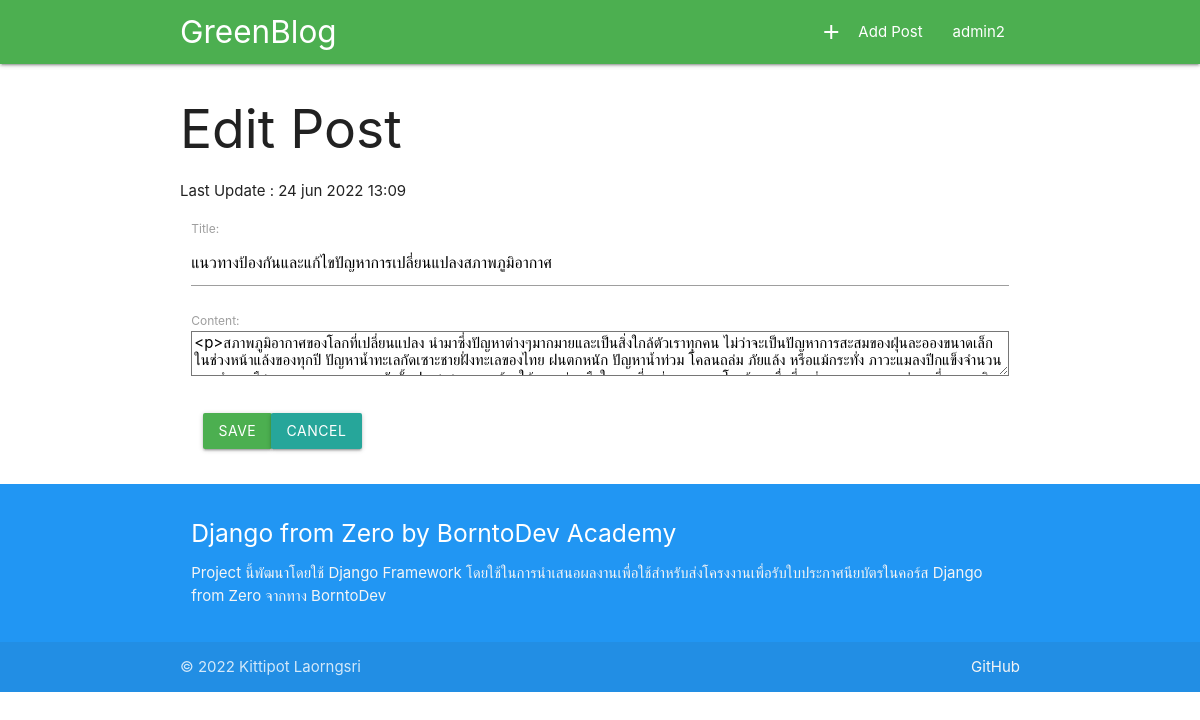
Page /manage/editpost/8 (signed in) on the earlier database version.
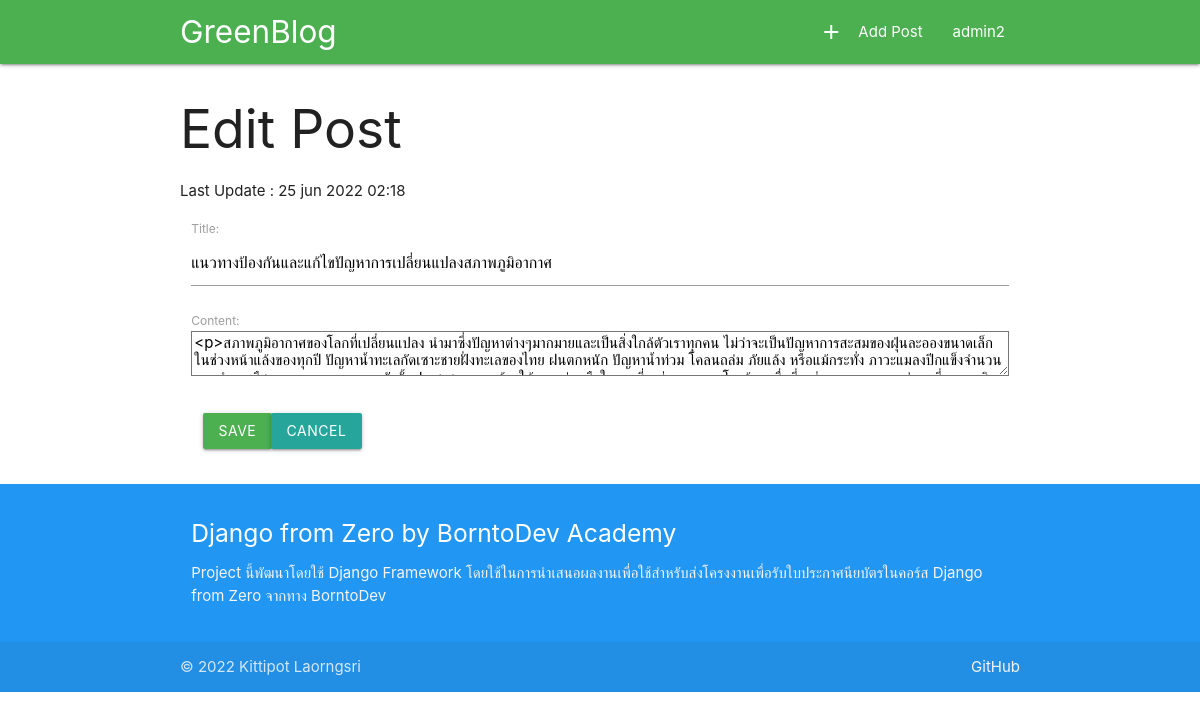
Same page on the later database version.
### main/models.py (models this page shows, shortened)
class ListTweet(models.Model):
    title = models.CharField(max_length=255,null=False)
    content = RichTextField(blank=True,null=True)
    user = models.ForeignKey(User, on_delete=models.CASCADE, null=True)
    status = models.BooleanField(default=True)
    create_date = models.DateTimeField(auto_now=False, null=True)
    updated_date = models.DateTimeField(auto_now=True,null=False)

### manage/views.py (the view)
# urls.py: path('editpost/<int:tweet_id>', views.edittweet, name='edit'),
@login_required
def edittweet(request,tweet_id):
    instance = ListTweet.objects.get(pk=tweet_id)
    form = EditTweetForm(request.POST or None, instance=instance)
    if form.is_valid():
        form.save()
        return redirect('main_manage')
    context={
        'form':form,
        'edit_id':tweet_id,
        'last_update':instance.updated_date,
        'title':"Edit Post | GreenBlog"
    }
    return render(request, 'editpage.html',context=context)

### manage/forms.py
class EditTweetForm(forms.ModelForm):
    content = RichTextField(blank=True,null=True)
    class Meta:
        model = ListTweet
        fields = ['title','content']

### main/templates/editpage.html (shortened to what this page needs)
{% extends 'base.html' %}
{% block content %}
    <h2>Edit Post</h2>
    <div class="row">
      Last Update : {{last_update|date:"d b Y H:i"}}
      <form class="col s12" method="POST" action="{% url 'edit' tweet_id=edit_id %}">
          {{form.as_p}}
        <div class='input-field col s1'>
          <input type='submit' class="waves-light green btn" value='Save'>
        </div>
        <div class='input-field col s1'>
          <a href="{% url 'main_manage' %}" class="waves-light gray btn">Cancel</a>
        </div>
      </form>
    </div>
{% endblock %}

Differences in the rows shown:
changed ListTweet "แนวทางป้องกันและแก้ไขปัญหาการเปลี่ยนแปลงสภาพภูมิอากาศ": updated_date "24 jun 2022 13:09" → "25 jun 2022 02:18"
